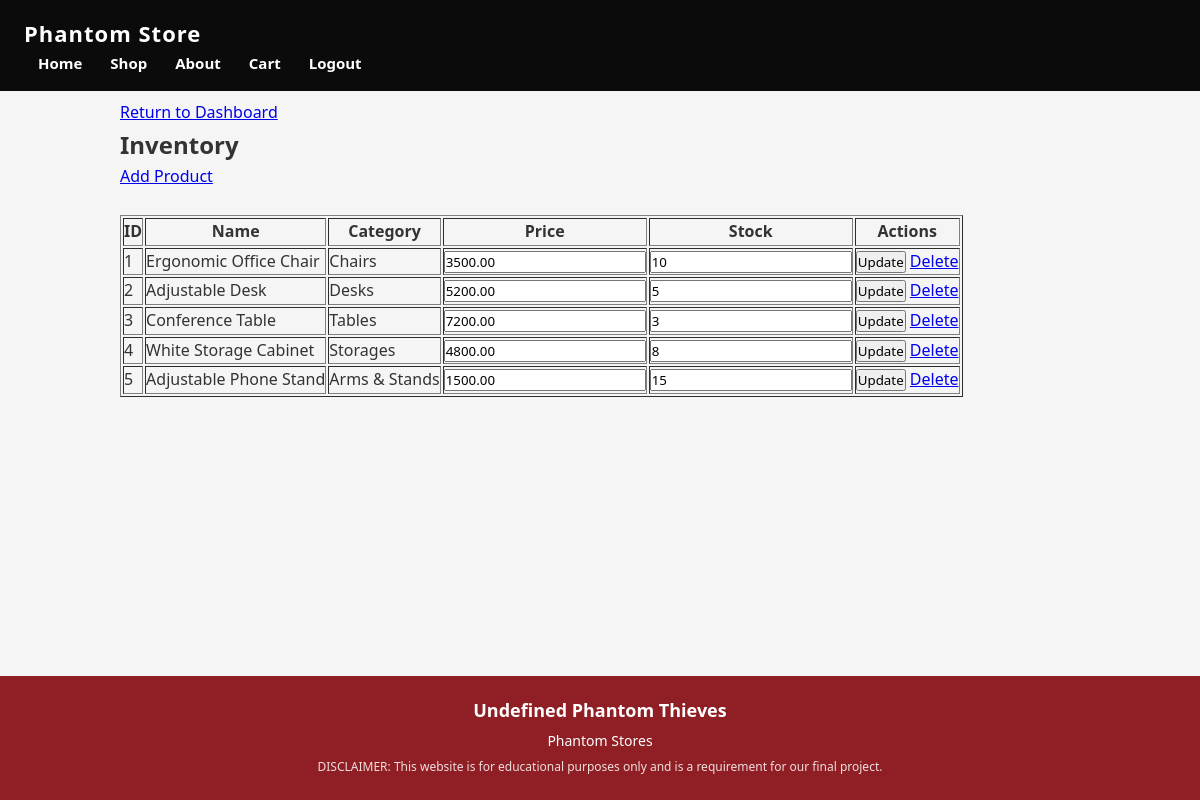
The page /admin/inventory.php (signed in) on the database its author committed.
### tables this page shows
CREATE TABLE inventory (
    product_id INT AUTO_INCREMENT PRIMARY KEY,
    category_id INT NOT NULL,
    product_name VARCHAR(150) NOT NULL,
    description TEXT,
    price DECIMAL(10,2) NOT NULL,
    stock_quantity INT NOT NULL DEFAULT 0,
    image VARCHAR(255),
    FOREIGN KEY (category_id) REFERENCES categories(category_id)
);

CREATE TABLE categories (
    category_id INT AUTO_INCREMENT PRIMARY KEY,
    category_name VARCHAR(100) NOT NULL
);

### admin/inventory.php (the view, shortened to what this page needs)
<?php
include '../database/db.php';
include '../includes/header.php';
$result = mysqli_query($conn, "SELECT i.*, c.category_name
                               FROM inventory i
                               JOIN categories c ON i.category_id = c.category_id");
?>
<main class="admin-container inventory">
    <div class="top-nav">
        <a href="dashboard.php">Return to Dashboard</a>
    </div>
    <h2>Inventory</h2>
    <a href="add.php">Add Product</a><br><br>
    <table border="1" cellpadding="8">
        <tr>
            <th>ID</th><th>Name</th><th>Category</th><th>Price</th><th>Stock</th><th>Actions</th>
        </tr>
        <?php while ($row = mysqli_fetch_assoc($result)): ?>
            <tr>
                <form method="POST">
                    <td><?php echo $row['product_id']; ?></td>
                    <td><?php echo htmlspecialchars($row['product_name']); ?></td>
                    <td><?php echo htmlspecialchars($row['category_name']); ?></td>
                    <td>
                        <input type="number" step="0.01" name="price" value="<?php echo $row['price']; ?>">
                    </td>
                    <td>
                        <input type="number" name="stock_quantity" value="<?php echo $row['stock_quantity']; ?>">
                    </td>
                    <td>
                        <button type="submit" name="update_product">Update</button>
                        <a href="inventory.php?delete=<?php echo $row['product_id']; ?>"
                           onclick="return confirm('Delete this product?');">Delete</a>
                    </td>
                </form>
            </tr>
        <?php endwhile; ?>
    </table>
</main>
<?php include '../includes/footer.php'; ?>

### assets/style.css (style rules this page uses)
* { margin: 0; padding: 0; box-sizing: border-box; font-family: "Segoe UI", Arial, sans-serif; }
html, body { height: 100%; }
body { display: flex; flex-direction: column; min-height: 100vh; margin: 0; padding-top: 60px; background: #f5f5f5; color: #333; line-height: 1.6; }
main { flex: 1; padding-bottom: 100px; }
.admin-container { max-width: 1000px; margin: 40px auto; padding: 0 20px; }

### rows shown on the page
inventory: product_id "1", product_name "Ergonomic Office Chair", category.category_name "Chairs", price "3500.00", stock_quantity "10"
inventory: product_id "2", product_name "Adjustable Desk", category.category_name "Desks", price "5200.00", stock_quantity "5"
inventory: product_id "3", product_name "Conference Table", category.category_name "Tables", price "7200.00", stock_quantity "3"
inventory: product_id "4", product_name "White Storage Cabinet", category.category_name "Storages", price "4800.00", stock_quantity "8"
inventory: product_id "5", product_name "Adjustable Phone Stand", category.category_name "Arms & Stands", price "1500.00", stock_quantity "15"
